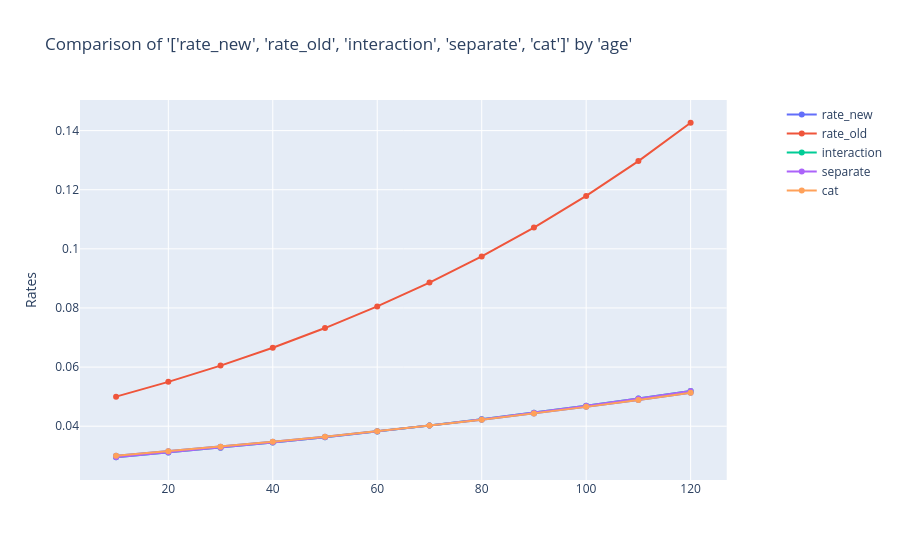

Notebook code cell kept with this figure:
### Code cell
charters.compare_rates(
    merge_new,
    x_axis="age",
    rates=["rate_new", "rate_old", "interaction", "separate", "cat"],
)

### Figure 1 — Plotly figure (JSON) as saved in the notebook; plotly's stock layout.template omitted (floating-point values rounded to 4 significant figures)
{"data": [{"mode": "lines+markers", "name": "rate_new", "type": "scatter", "x": [10, 20, 30, 40, 50, 60, 70, 80, 90, 100, 110, 120], "xaxis": "x", "y": [0.03, 0.0315, 0.03308, 0.03473, 0.03647, 0.03829, 0.0402, 0.04221, 0.04432, 0.04654, 0.04887, 0.05131], "yaxis": "y"}, {"mode": "lines+markers", "name": "rate_old", "type": "scatter", "x": [10, 20, 30, 40, 50, 60, 70, 80, 90, 100, 110, 120], "xaxis": "x", "y": [0.05, 0.055, 0.0605, 0.06655, 0.07321, 0.08053, 0.08858, 0.09744, 0.1072, 0.1179, 0.1297, 0.1427], "yaxis": "y"}, {"mode": "lines+markers", "name": "interaction", "type": "scatter", "x": [10, 20, 30, 40, 50, 60, 70, 80, 90, 100, 110, 120], "xaxis": "x", "y": [0.0295, 0.03107, 0.03272, 0.03446, 0.03628, 0.0382, 0.04022, 0.04234, 0.04456, 0.0469, 0.04935, 0.05192], "yaxis": "y"}, {"mode": "lines+markers", "name": "separate", "type": "scatter", "x": [10, 20, 30, 40, 50, 60, 70, 80, 90, 100, 110, 120], "xaxis": "x", "y": [0.0295, 0.03107, 0.03272, 0.03446, 0.03628, 0.0382, 0.04022, 0.04234, 0.04456, 0.0469, 0.04935, 0.05192], "yaxis": "y"}, {"mode": "lines+markers", "name": "cat", "type": "scatter", "x": [10, 20, 30, 40, 50, 60, 70, 80, 90, 100, 110, 120], "xaxis": "x", "y": [0.03, 0.0315, 0.03308, 0.03473, 0.03647, 0.03829, 0.0402, 0.04221, 0.04432, 0.04654, 0.04887, 0.05131], "yaxis": "y"}], "layout": {"title": {"text": "Comparison of '['rate_new', 'rate_old', 'interaction', 'separate', 'cat']' by 'age'"}, "xaxis": {"anchor": "y", "domain": [0, 0.94]}, "yaxis": {"anchor": "x", "domain": [0, 1], "title": {"text": "Rates"}, "type": "-"}, "yaxis2": {"anchor": "x", "overlaying": "y", "side": "right"}}}
